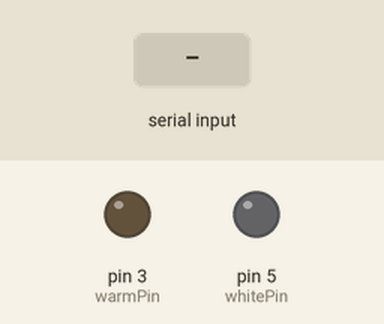
This sketch was run on a simulated Arduino Uno, built with avr-gcc and run on an emulated ATmega328P. Parts: output pins drawn as LEDs (lit = HIGH). The test bench sets the inputs (shaded band).

Above: at 1.2 s.
1.3 s: "ON:1\n" received over Serial
At 2.5 s:
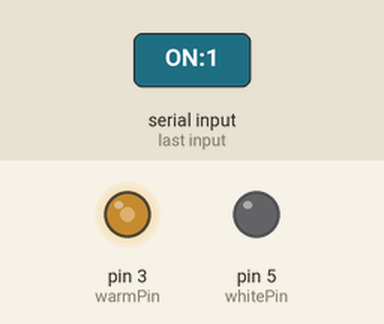
2.8 s: "ON:150\n" received over Serial
At 3.18 s:
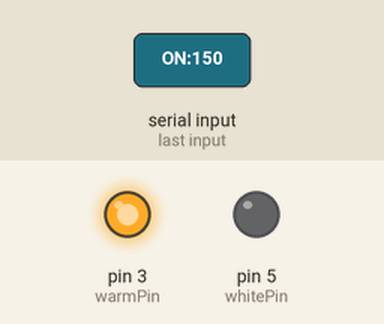
5.8 s: "WHITE:1\n" received over Serial
At 6.3 s:
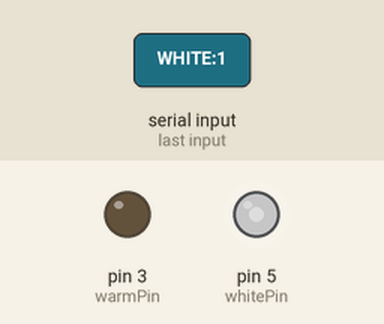
7.3 s: "OFF:1\n" received over Serial
At 8.1 s:
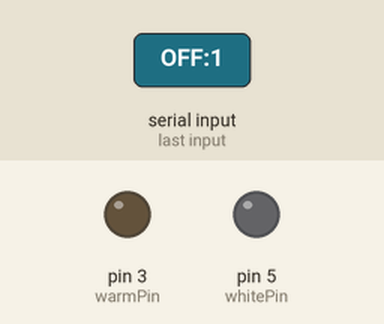
8.8 s: "ON\n" received over Serial
At 9.6 s:
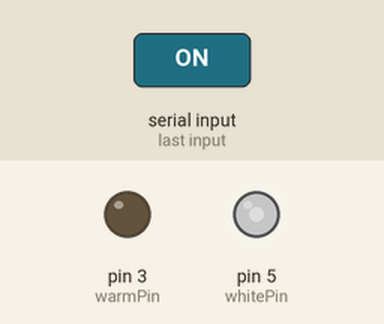
10.3 s: "WARM:1\n" received over Serial
At 11.7 s:
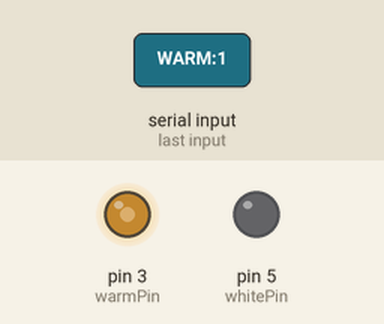
Timing chart, 0 to 12.9 s (numbered marks = the images above; inputs shaded):
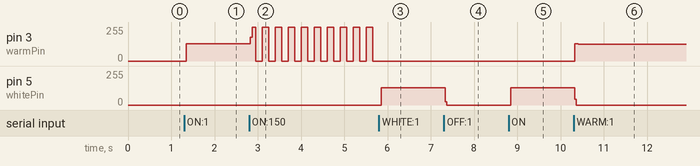

Measured:
- after the input at 1.3 s, pin 3 (warmPin): 0/255 → 129/255 after 0.05 s
- after the input at 2.8 s, pin 3 (warmPin): 129/255 → 179/255 at once, then moves between 0/255 and 255/255, repeating every 0.60 s
- after the input at 5.8 s, pin 3 (warmPin): stops changing and stays 0/255; pin 5 (whitePin): 0/255 → 129/255 after 0.05 s
- after the input at 7.3 s, pin 5 (whitePin): 129/255 → 0/255 at once
- after the input at 8.8 s, pin 5 (whitePin): 0/255 → 129/255 after 0.05 s
- after the input at 10.3 s, pin 3 (warmPin): 0/255 → 131/255 at once, → 124/255 0.08 s later; pin 5 (whitePin): 129/255 → 0/255 at once

The sketch:

arduino_ide_code.ino
```cpp
const int warmPin = 3;
const int whitePin = 5;

bool strobe = false;
int mode = 0;   // 0 = warm, 1 = white
int speed = 25;

void setup() {
  Serial.begin(9600);
  pinMode(warmPin, OUTPUT);
  pinMode(whitePin, OUTPUT);
}

void loop() {
  if (Serial.available()) {
    String input = Serial.readStringUntil('\n');

    if (input.startsWith("ON")) strobe = true;
    if (input.startsWith("OFF")) strobe = false;

    if (input.startsWith("WARM")) mode = 0;
    if (input.startsWith("WHITE")) mode = 1;

    if (input.indexOf(":") != -1) {
      speed = input.substring(input.indexOf(":") + 1).toInt();
    }
  }

  if (strobe) {
    if (mode == 0) {
      digitalWrite(warmPin, HIGH);
      delay(speed);
      digitalWrite(warmPin, LOW);
      delay(speed);
    } else {
      digitalWrite(whitePin, HIGH);
      delay(speed);
      digitalWrite(whitePin, LOW);
      delay(speed);
    }
  }
}
```
